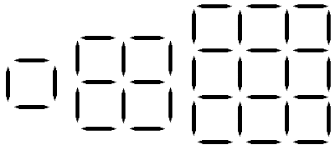
#> input picture toothpickShapes.png, 335 x 150 px
$ python cornerDetection.py
#> lines starting #> are read from the running program, lines starting #| are printed output that depends on the picture; after the words box and inside, x2 and y2 are one past the last pixel; in counts of white or black regions, pixels touching at a corner belong together
import cv2
import numpy as np

i = cv2.imread('toothpickShapes.png', 1)
#> i is the input picture: shape (150, 335, 3); min 0, max 255, mean 230.9
grayI = cv2.cvtColor(i, cv2.COLOR_BGR2GRAY)

# Convert the integer values in the image to floating point values
gray = np.float32(grayI)

corners = cv2.goodFeaturesToTrack(gray, 100, 0.01, 5)
#> corners = 80 rows, first 8: [328, 135], [328, 90], [114, 128], [239, 134], [239, 89], [82, 128], [7, 99], [193, 134]
# cv2.goodFeaturesToTrack(image, max number of corners to find, image quality, minimum euclidean distance between two corners)
# Try varying the minimum distance between two corners and see it's influence on corner detection.
# Image must be 32 bit floting point with a single channel
# Each corner is qualified by a number. The quality determines which ones to keep w.r.t. the highest
# Quality corner. For eg. if the best corner quality is 1500, and you've mentioned 0.01 as the quality level,
# The corners with qualities less than 15 are not considered.

corners = np.int0(corners)

for c in corners:
    x, y = c.ravel()
    cv2.circle(i, (x,y), 3, 255, -1)
#> this loop made 80 passes
#> (x, y) on passes 1 to 12: (328, 135), (328, 90), (114, 128), (239, 134), (239, 89), (82, 128), (7, 99), (193, 134), (193, 89), (286, 134), (286, 89), (163, 128)
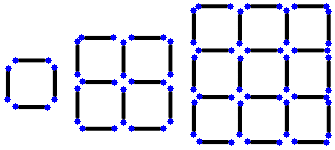
#> i: shape (150, 335, 3); 4.61% of pixels changed, all inside (x1, y1, x2, y2) = (4, 3, 332, 146)

cv2.imshow('Corners', i)

cv2.waitKey()
cv2.destroyAllWindows()

$ run again, with shiffman.png copied over toothpickShapes.png
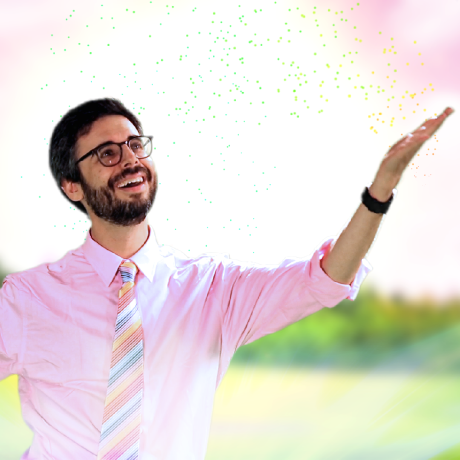
#> input picture shiffman.png, 460 x 460 px
#> i is the input picture: shape (460, 460, 3); mean B, G, R 216.5, 221.1, 228.8
#> `grayI = cv2.cvtColor(i, cv2.COLOR_BGR2GRAY)`:
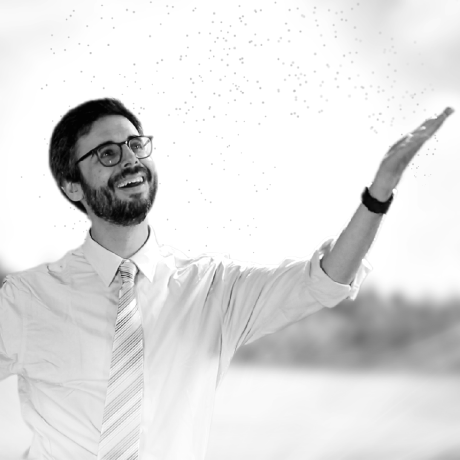
#> grayI: shape (460, 460); min 3, max 255, mean 222.9
#> corners = 100 rows, first 8: [366, 188], [141, 180], [141, 138], [124, 141], [136, 162], [138, 134], [151, 137], [146, 181]
#> the loop `for c in corners:` made 100 passes
#> after the loop `for c in corners:`:
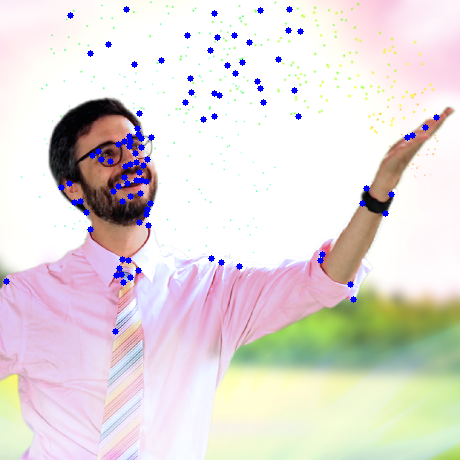
#> i: shape (460, 460, 3); 1.36% of pixels changed, all inside (x1, y1, x2, y2) = (3, 6, 440, 335)

$ run again, with toSearchFrom.png copied over toothpickShapes.png
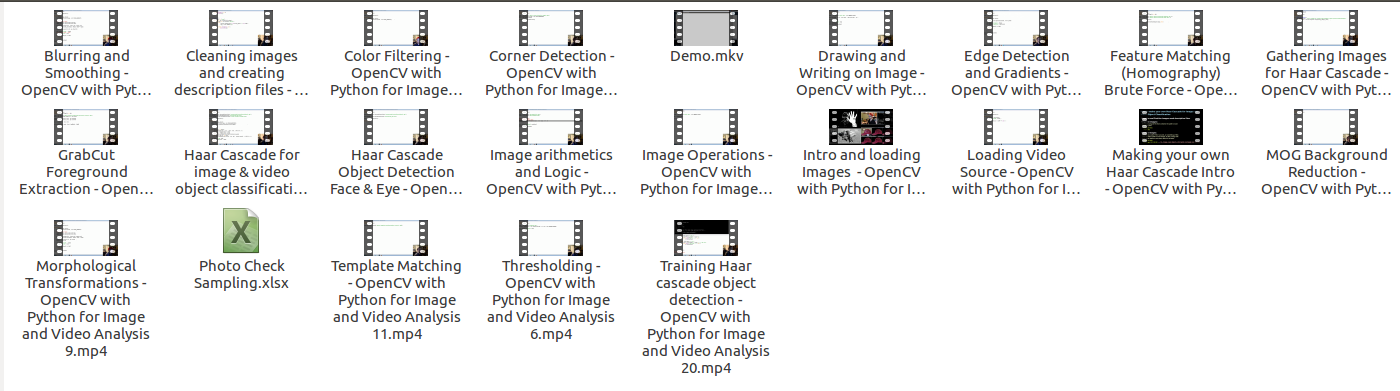
#> input picture toSearchFrom.png, 1400 x 391 px
#> i is the input picture: shape (391, 1400, 3); mean B, G, R 237.7, 237.7, 237.7
#> corners = 100 rows, first 8: [892, 109], [892, 144], [1202, 144], [1139, 144], [1202, 109], [829, 109], [1139, 109], [674, 45]
#> the loop `for c in corners:` made 100 passes
#> after the loop `for c in corners:`:
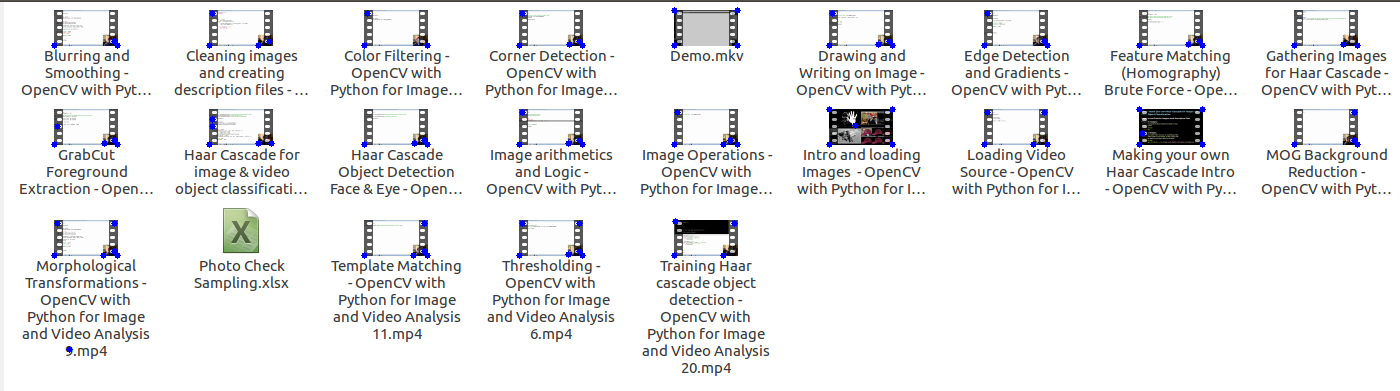
#> i: shape (391, 1400, 3); 0.53% of pixels changed, all inside (x1, y1, x2, y2) = (51, 7, 1361, 353)
